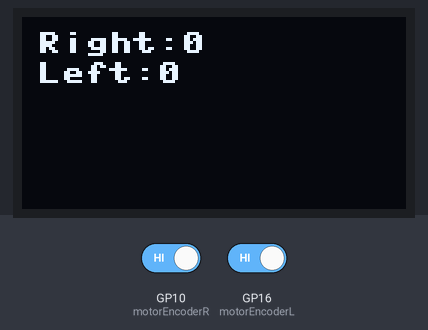
Bench run of a program on a simulated Raspberry Pi Pico running MicroPython. On the bench: 128×64 one-colour display. The inputs (shaded band) are chosen by the test bench; at power-on: GP10 (motorEncoderR) HIGH, GP16 (motorEncoderL) HIGH. Library files of the repository ran but are not shown: ssd1306.py.

Above: at 1.2 s.
1.3 s: GP10 (motorEncoderR) driven LOW
At 2.8 s:
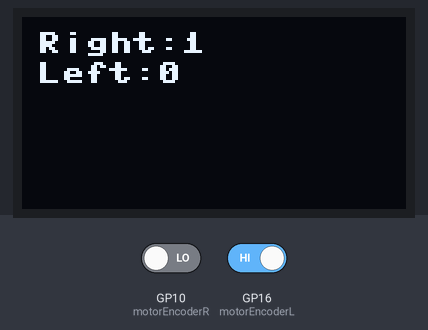
4.3 s: GP16 (motorEncoderL) driven LOW
At 5.6 s:
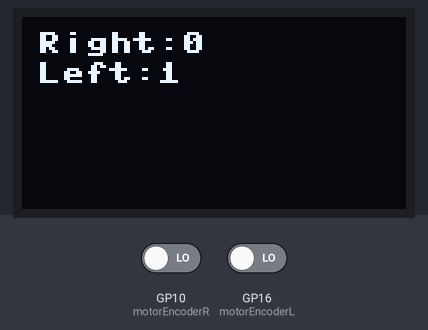
Timing chart, 0 to 7.3 s (numbered marks = the images above; inputs shaded):
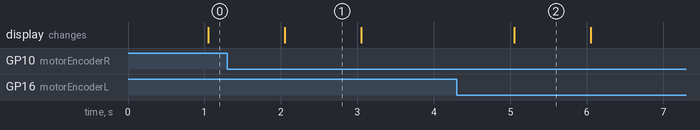

The program:

encoderDisplay.py
```python
from machine import Pin, I2C, Timer
from ssd1306 import SSD1306_I2C
import framebuf

# Set up motor encoder interface
motorEncoderCntR = 0
motorEncoderR = Pin(10, Pin.IN)
motorEncoderCntL = 0
motorEncoderL = Pin(16, Pin.IN)


def motorEncoderCallbackR(pin):
    global motorEncoderCntR
    motorEncoderCntR = motorEncoderCntR+1


def motorEncoderCallbackL(pin):
    global motorEncoderCntL
    motorEncoderCntL = motorEncoderCntL+1


motorEncoderR.irq(trigger=machine.Pin.IRQ_FALLING,
                  handler=motorEncoderCallbackR)

motorEncoderL.irq(trigger=machine.Pin.IRQ_FALLING,
                  handler=motorEncoderCallbackL)

# Set up OLED display interface
WIDTH = 128
HEIGHT = 64
i2c = I2C(0)
# Uses I2C defaults for I2C0 SCL=Pin(GP9), SDA=Pin(GP8)
oled = SSD1306_I2C(WIDTH, HEIGHT, i2c)


statusTimer = Timer()


def updateStatus(timer):
    global motorEncoderCntR
    global motorEncoderCntL

    oled.fill(0)
    oled.text("Right:" + str(motorEncoderCntR), 5, 5)
    oled.text("Left:" + str(motorEncoderCntL), 5, 15)
    motorEncoderCntR = 0
    motorEncoderCntL = 0
    oled.show()
    # print("motorEncoderCnt:",motorEncoderCnt)


statusTimer.init(freq=1, mode=Timer.PERIODIC, callback=updateStatus)

# The following lines will stop the timer and motorEncoder irq from running in the background
# Run from REPL when you want the routine to stop running
# statusTimer.deinit()
# motorEncoder.irq(handler=None)
```

Measured:
- after the input at 1.3 s, the display: changes after 0.75 s (image 1)
- after the input at 4.3 s, the display: changes after 0.75 s (image 2)
- what the display in image 1 shows lasts 1.0 s, from 2.1 s to 3.1 s
